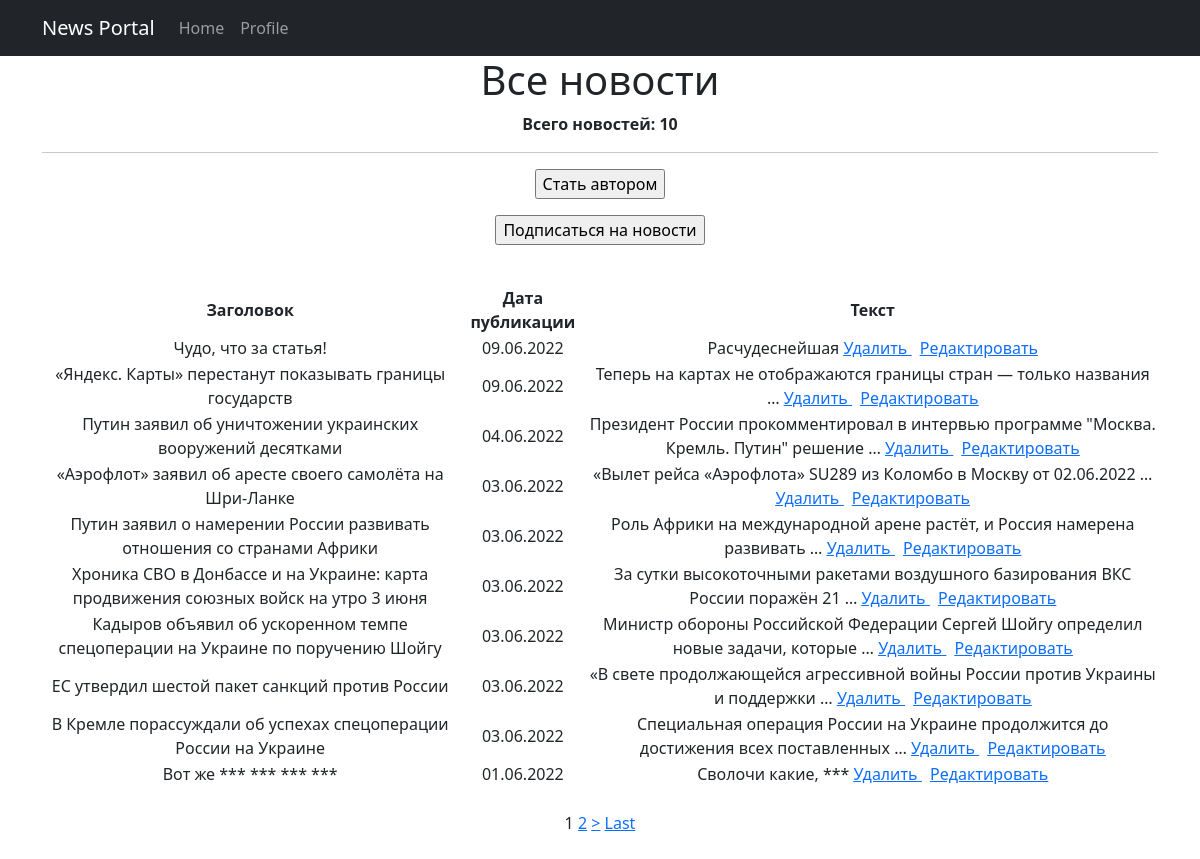
Before: /news/ with the older database file.
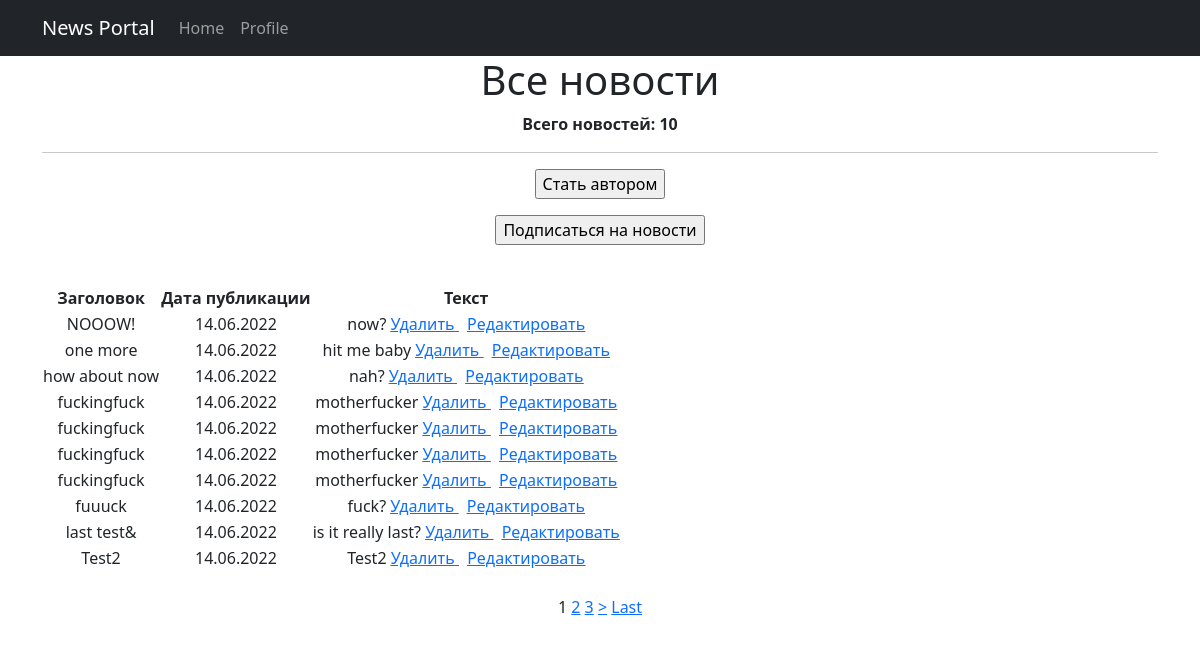
After: the same page with the newer database file.
### accounts/models.py (models this page shows, shortened)
class Post(models.Model):
    post_type_choices = [
        ('AR', 'Статья'),
        ('NW', 'Новость')
    ]
    author = models.ForeignKey(Author, on_delete=models.CASCADE)
    post_type = models.CharField(max_length=2, choices=post_type_choices, default='AR')
    creation_date = models.DateTimeField(auto_now_add=True)
    post_category = models.ManyToManyField(Category, through='PostCategory')
    title = models.CharField(max_length=128)
    post_text = models.TextField()
    post_rating = models.SmallIntegerField(default=0)

### accounts/views.py (the view)
# urls.py: path('', PostList.as_view()),
class PostList(ListView):
    model = Post
    template_name = 'posts.html'
    context_object_name = 'posts'
    ordering = ['-creation_date']
    paginate_by = 10
    def get_context_data(self, **kwargs):
        context = super().get_context_data(**kwargs)
        context['is_not_author'] = not self.request.user.groups.filter(name='authors').exists()
        return context

### accounts/templatetags/custom_filters.py (called while the page is built)
@register.filter(name='censor')
def censor(value, arg):
    obscene_words = ['сука', 'хуй', 'пизда', 'блядь']
    post_words = value.split(' ')
    for word in post_words:
        if word.strip('.,!?').lower() in obscene_words:
            post_words.insert(post_words.index(word), arg)
            post_words.remove(word)
    return ' '.join(post_words)

### templates/posts.html (shortened to what this page needs)
{% extends 'default.html' %}
{% load custom_filters %}
{% block content %}
<h1>Все новости</h1>
<p><strong>Всего новостей: {{posts|length}}</strong></p>
<hr>
{% if is_not_author %}
<form action="{% url 'upgrade' %}">
    <input type="submit" value="Стать автором" />
</form>
{% else %}
<form action="{% url 'post_create' %}">
    <input type="submit" value="Добавить новость" />
</form>
{% endif %}
<p>
<form action="{% url 'subscribe' %}">
    <input type="submit" value="Подписаться на новости" />
</form>
</p>
<br>
<table>
    <tr>
        <td>
            <strong>Заголовок</strong>
        </td>
        <td>
            <strong>Дата публикации</strong>
        </td>
        <td>
            <strong>Текст</strong>
        </td>
    </tr>
    {% for post in posts %}
    <tr>
        <td>
            {{post.title|censor:'***'}}
        </td>
        <td>
            {{post.creation_date|date:'d.m.Y'}}
        </td>
        <td>
            {{post.post_text|truncatewords:10|censor:'***'}}
            <a href="{% url 'post_delete' post.id %}"><u> Удалить </u></a>
            <a href="{% url 'post_update' post.id %}"><u> Редактировать </u></a>
        </td>
    </tr>
    {% endfor %}
</table>
<br>
{% if is_paginated %}
            {% for num in page_obj.paginator.page_range %}
                {% if page_obj.number == num %}
                    <a>{{ num }}</a>
                {% elif num > page_obj.number|add:'-3' and num < page_obj.number|add:'3' %}
                    <a href="?page={{ num }}">{{ num }}</a>
                {% endif %}
            {% endfor %}
            {% if page_obj.has_next %}
                <a href="?page={{ page_obj.next_page_number }}">></a>
                <a href="?page={{ page_obj.paginator.num_pages }}">Last</a>
            {% endif %}
{% endif %}
<br>
<br>
{% endblock content %}

Changed rows visible on the page:
no longer on this page (row unchanged): Post: title|censor "Чудо, что за статья!", creation_date "09.06.2022", post_text|censor "Расчудеснейшая"
no longer on this page (row unchanged): Post: title|censor "«Яндекс. Карты» перестанут показывать границы государств", creation_date "09.06.2022", post_text|censor "Теперь на картах не отображаются границы стран — только названия …"
no longer on this page (row unchanged): Post: title|censor "Путин заявил об уничтожении украинских вооружений десятками", creation_date "04.06.2022", post_text|censor "Президент России прокомментировал в интервью программе \"Москва. Кремль. Путин\" решение …"
no longer on this page (row unchanged): Post: title|censor "«Аэрофлот» заявил об аресте своего самолёта на Шри-Ланке", creation_date "03.06.2022", post_text|censor "«Вылет рейса «Аэрофлота» SU289 из Коломбо в Москву от 02.06.2022 …"
no longer on this page (row unchanged): Post: title|censor "Путин заявил о намерении России развивать отношения со странами Африки", creation_date "03.06.2022", post_text|censor "Роль Африки на международной арене растёт, и Россия намерена развивать …"
no longer on this page (row unchanged): Post: title|censor "Хроника СВО в Донбассе и на Украине: карта продвижения союзных войск на утро 3 июня", creation_date "03.06.2022", post_text|censor "За сутки высокоточными ракетами воздушного базирования ВКС России поражён 21 …"
no longer on this page (row unchanged): Post: title|censor "Кадыров объявил об ускоренном темпе спецоперации на Украине по поручению Шойгу", creation_date "03.06.2022", post_text|censor "Министр обороны Российской Федерации Сергей Шойгу определил новые задачи, которые …"
no longer on this page (row unchanged): Post: title|censor "ЕС утвердил шестой пакет санкций против России", creation_date "03.06.2022", post_text|censor "«В свете продолжающейся агрессивной войны России против Украины и поддержки …"
no longer on this page (row unchanged): Post: title|censor "В Кремле порассуждали об успехах спецоперации России на Украине", creation_date "03.06.2022", post_text|censor "Специальная операция России на Украине продолжится до достижения всех поставленных …"
no longer on this page (row unchanged): Post: title|censor "Вот же *** *** *** ***", creation_date "01.06.2022", post_text|censor "Сволочи какие, ***"
added Post: title|censor "NOOOW!", creation_date "14.06.2022", post_text|censor "now?"
added Post: title|censor "one more", creation_date "14.06.2022", post_text|censor "hit me baby"
added Post: title|censor "how about now", creation_date "14.06.2022", post_text|censor "nah?"
added Post: title|censor "fuckingfuck", creation_date "14.06.2022", post_text|censor "motherfucker"
added Post: title|censor "fuckingfuck", creation_date "14.06.2022", post_text|censor "motherfucker"
added Post: title|censor "fuckingfuck", creation_date "14.06.2022", post_text|censor "motherfucker"
added Post: title|censor "fuckingfuck", creation_date "14.06.2022", post_text|censor "motherfucker"
added Post: title|censor "fuuuck", creation_date "14.06.2022", post_text|censor "fuck?"
added Post: title|censor "last test&", creation_date "14.06.2022", post_text|censor "is it really last?"
added Post: title|censor "Test2", creation_date "14.06.2022", post_text|censor "Test2"
Other visible differences:
new list line: "3"
